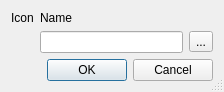
<?xml version="1.0" encoding="UTF-8"?>
<ui version="4.0">
 <class>FAccountEdit</class>
 <widget class="QDialog" name="FAccountEdit">
  <property name="geometry">
   <rect>
    <x>0</x>
    <y>0</y>
    <width>224</width>
    <height>88</height>
   </rect>
  </property>
  <property name="windowTitle">
   <string>Account edit</string>
  </property>
  <property name="windowIcon">
   <iconset resource="../../../res/hacc.qrc">
    <normaloff>:/items/account.png</normaloff>:/items/account.png</iconset>
  </property>
  <property name="sizeGripEnabled">
   <bool>true</bool>
  </property>
  <layout class="QVBoxLayout" name="verticalLayout">
   <item>
    <layout class="QGridLayout" name="gridLayout">
     <item row="0" column="0">
      <widget class="QLabel" name="label_2">
       <property name="text">
        <string>Icon</string>
       </property>
      </widget>
     </item>
     <item row="0" column="1">
      <widget class="QLabel" name="label">
       <property name="text">
        <string>Name</string>
       </property>
      </widget>
     </item>
     <item row="1" column="0">
      <widget class="ui::icons::WIconSelect" name="pwIcons" native="true">
       <property name="sizePolicy">
        <sizepolicy hsizetype="Fixed" vsizetype="Fixed">
         <horstretch>0</horstretch>
         <verstretch>0</verstretch>
        </sizepolicy>
       </property>
      </widget>
     </item>
     <item row="1" column="1">
      <layout class="QHBoxLayout" name="horizontalLayout">
       <item>
        <widget class="QLineEdit" name="leName"/>
       </item>
       <item>
        <widget class="QToolButton" name="tbClearName">
         <property name="text">
          <string>...</string>
         </property>
         <property name="icon">
          <iconset resource="../../../res/hacc.qrc">
           <normaloff>:/main/icons/edit-clear-locationbar-rtl.png</normaloff>:/main/icons/edit-clear-locationbar-rtl.png</iconset>
         </property>
        </widget>
       </item>
      </layout>
     </item>
    </layout>
   </item>
   <item>
    <widget class="QDialogButtonBox" name="buttonBox">
     <property name="orientation">
      <enum>Qt::Horizontal</enum>
     </property>
     <property name="standardButtons">
      <set>QDialogButtonBox::Cancel|QDialogButtonBox::Ok</set>
     </property>
    </widget>
   </item>
  </layout>
 </widget>
 <customwidgets>
  <customwidget>
   <class>ui::icons::WIconSelect</class>
   <extends>QWidget</extends>
   <header>wiconselect.h</header>
   <container>1</container>
  </customwidget>
 </customwidgets>
 <tabstops>
  <tabstop>leName</tabstop>
  <tabstop>buttonBox</tabstop>
  <tabstop>tbClearName</tabstop>
 </tabstops>
 <resources>
  <include location="../../../res/hacc.qrc"/>
 </resources>
 <connections>
  <connection>
   <sender>buttonBox</sender>
   <signal>accepted()</signal>
   <receiver>FAccountEdit</receiver>
   <slot>accept()</slot>
   <hints>
    <hint type="sourcelabel">
     <x>243</x>
     <y>240</y>
    </hint>
    <hint type="destinationlabel">
     <x>157</x>
     <y>274</y>
    </hint>
   </hints>
  </connection>
  <connection>
   <sender>buttonBox</sender>
   <signal>rejected()</signal>
   <receiver>FAccountEdit</receiver>
   <slot>reject()</slot>
   <hints>
    <hint type="sourcelabel">
     <x>243</x>
     <y>240</y>
    </hint>
    <hint type="destinationlabel">
     <x>286</x>
     <y>274</y>
    </hint>
   </hints>
  </connection>
  <connection>
   <sender>tbClearName</sender>
   <signal>clicked()</signal>
   <receiver>leName</receiver>
   <slot>clear()</slot>
   <hints>
    <hint type="sourcelabel">
     <x>242</x>
     <y>49</y>
    </hint>
    <hint type="destinationlabel">
     <x>151</x>
     <y>50</y>
    </hint>
   </hints>
  </connection>
 </connections>
</ui>
